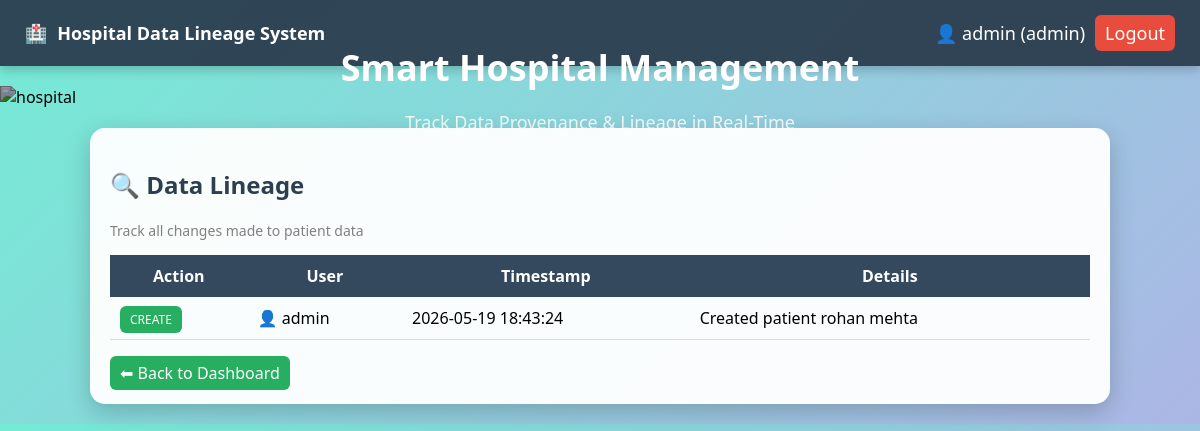
The page /lineage/3 (signed in) on the database as committed earlier.
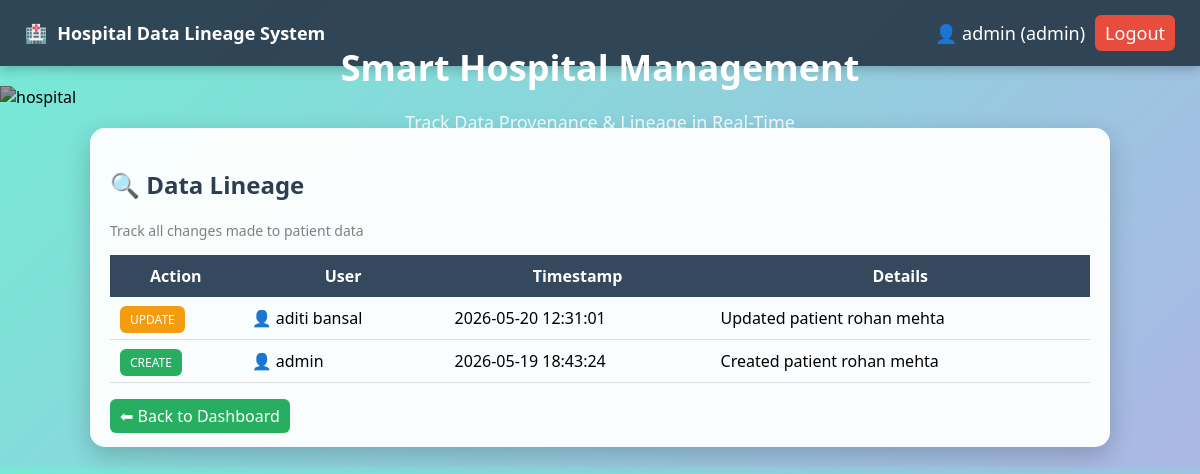
The same page on the database as committed later.
### tables this page shows
CREATE TABLE provenance (
        id INTEGER PRIMARY KEY AUTOINCREMENT,
        patient_id INTEGER,
        action TEXT,
        timestamp TEXT,
        user TEXT,
        details TEXT
    );

### app.py (the view)
@app.route('/lineage/<int:id>')
@role_required(['admin','doctor','nurse','receptionist','user'])
def lineage(id):
    conn = get_db()
    cur = conn.cursor()
    cur.execute(
        "SELECT * FROM provenance WHERE patient_id=? ORDER BY timestamp DESC",
        (id,)
    )
    logs = cur.fetchall()
    return render_template('lineage.html', logs=logs)

### app.py (called while the page is built)
def role_required(allowed_roles):
    def decorator(f):
        @wraps(f)
        def wrapper(*args, **kwargs):
            if 'user' not in session:
                return redirect('/')
            if session.get('role') not in allowed_roles:
                flash("⛔ Access Denied: You are not authorized")
                return redirect('/dashboard')
            return f(*args, **kwargs)
        return wrapper
    return decorator

### database.py (called while the page is built)
def get_db():
    conn = sqlite3.connect(DATABASE)
    conn.row_factory = sqlite3.Row
    conn.execute("PRAGMA foreign_keys = ON")
    return conn

### templates/lineage.html
{% extends 'base.html' %}
{% block content %}
<div class="card">
<h2>🔍 Data Lineage</h2>
<p class="subtitle">Track all changes made to patient data</p>
<table class="lineage-table">
<tr>
<th>Action</th>
<th>User</th>
<th>Timestamp</th>
<th>Details</th>
</tr>
{% for l in logs %}
<tr>
<td>
    {% if l.action == 'CREATE' %}
        <span class="badge create">CREATE</span>
    {% elif l.action == 'UPDATE' %}
        <span class="badge update">UPDATE</span>
    {% elif l.action == 'DELETE' %}
        <span class="badge delete">DELETE</span>
    {% else %}
        {{l.action}}
    {% endif %}
</td>
<td>👤 {{l.user}}</td>
<td>{{l.timestamp}}</td>
<td>{{l.details}}</td>
</tr>
{% endfor %}
</table>
<br>
<a href="/dashboard" class="btn">⬅ Back to Dashboard</a>
</div>
{% endblock %}

### templates/base.html (shortened to what this page needs)
<!DOCTYPE html>
<html>
<head>
    <link rel="stylesheet" href="{{ url_for('static', filename='style.css') }}">
    <link rel="stylesheet" href="https://cdnjs.cloudflare.com/ajax/libs/font-awesome/6.5.0/css/all.min.css">
</head>
<body>
<div class="navbar">
    <div class="nav-left">
        🏥 <span>Hospital Data Lineage System</span>
    </div>
    <div class="nav-right">
        {% if session.user %}
            <span>👤 {{ session.user }} ({{ session.role }})</span>
            <a href="/logout" class="btn-danger">Logout</a>
        {% endif %}
    </div>
</div>
<div class="hero">
    <img src="https://images.unsplash.com/photo-1580281657527-47f249e8f4df" alt="hospital">
    <div class="hero-text">
        <h1>Smart Hospital Management</h1>
        <p>Track Data Provenance & Lineage in Real-Time</p>
    </div>
</div>
<div class="container">
    {% block content %}{% endblock %}
</div>
</body>
</html>

Rows that differ between the two databases and show on the page:
added provenance: action "UPDATE", user "aditi bansal", timestamp "2026-05-20 12:31:01", details "Updated patient rohan mehta"
